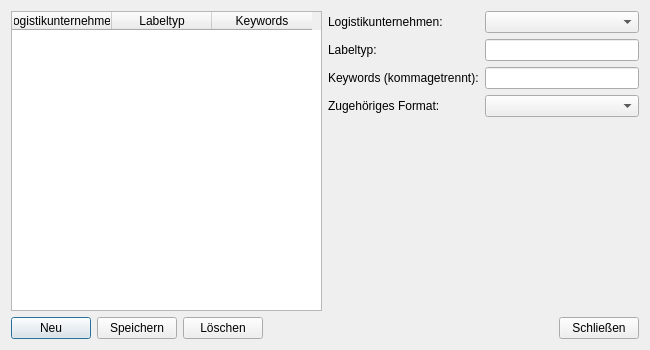
<?xml version="1.0" encoding="UTF-8"?>
<ui version="4.0">
 <class>SupplierLabelManager</class>
 <widget class="QDialog" name="SupplierLabelManager">
  <property name="geometry">
   <rect>
    <x>0</x>
    <y>0</y>
    <width>650</width>
    <height>350</height>
   </rect>
  </property>
  <property name="windowTitle">
   <string>Versandscheinmanager</string>
  </property>
  <layout class="QVBoxLayout" name="verticalLayout_main">
   <item>
    <layout class="QHBoxLayout" name="horizontalLayout_center">
     <item>
      <widget class="QTableWidget" name="tableDefinitions">
       <property name="editTriggers">
        <set>QAbstractItemView::EditTrigger::NoEditTriggers</set>
       </property>
       <property name="alternatingRowColors">
        <bool>true</bool>
       </property>
       <property name="selectionMode">
        <enum>QAbstractItemView::SelectionMode::SingleSelection</enum>
       </property>
       <property name="selectionBehavior">
        <enum>QAbstractItemView::SelectionBehavior::SelectRows</enum>
       </property>
       <property name="columnCount">
        <number>3</number>
       </property>
       <column>
        <property name="text">
         <string>Logistikunternehmen</string>
        </property>
       </column>
       <column>
        <property name="text">
         <string>Labeltyp</string>
        </property>
       </column>
       <column>
        <property name="text">
         <string>Keywords</string>
        </property>
       </column>
      </widget>
     </item>
     <item>
      <layout class="QFormLayout" name="formLayout">
       <item row="0" column="0">
        <widget class="QLabel" name="labelCarrier">
         <property name="text">
          <string>Logistikunternehmen:</string>
         </property>
        </widget>
       </item>
       <item row="0" column="1">
        <widget class="QComboBox" name="comboCarrier"/>
       </item>
       <item row="1" column="0">
        <widget class="QLabel" name="labelLabelType">
         <property name="text">
          <string>Labeltyp:</string>
         </property>
        </widget>
       </item>
       <item row="1" column="1">
        <widget class="QLineEdit" name="editLabelType"/>
       </item>
       <item row="2" column="0">
        <widget class="QLabel" name="labelKeywords">
         <property name="text">
          <string>Keywords (kommagetrennt):</string>
         </property>
        </widget>
       </item>
       <item row="2" column="1">
        <widget class="QLineEdit" name="editKeywords"/>
       </item>
       <item row="3" column="0">
        <widget class="QLabel" name="labelFormat">
         <property name="text">
          <string>Zugehöriges Format:</string>
         </property>
        </widget>
       </item>
       <item row="3" column="1">
        <widget class="QComboBox" name="comboFormat"/>
       </item>
      </layout>
     </item>
    </layout>
   </item>
   <item>
    <layout class="QHBoxLayout" name="horizontalLayout_buttons">
     <item>
      <widget class="QPushButton" name="btnNew">
       <property name="text">
        <string>Neu</string>
       </property>
      </widget>
     </item>
     <item>
      <widget class="QPushButton" name="btnSave">
       <property name="text">
        <string>Speichern</string>
       </property>
      </widget>
     </item>
     <item>
      <widget class="QPushButton" name="btnDelete">
       <property name="text">
        <string>Löschen</string>
       </property>
      </widget>
     </item>
     <item>
      <spacer name="horizontalSpacer">
       <property name="orientation">
        <enum>Qt::Orientation::Horizontal</enum>
       </property>
       <property name="sizeHint" stdset="0">
        <size>
         <width>40</width>
         <height>20</height>
        </size>
       </property>
      </spacer>
     </item>
     <item>
      <widget class="QPushButton" name="btnClose">
       <property name="text">
        <string>Schließen</string>
       </property>
      </widget>
     </item>
    </layout>
   </item>
  </layout>
 </widget>
 <resources/>
 <connections/>
</ui>
